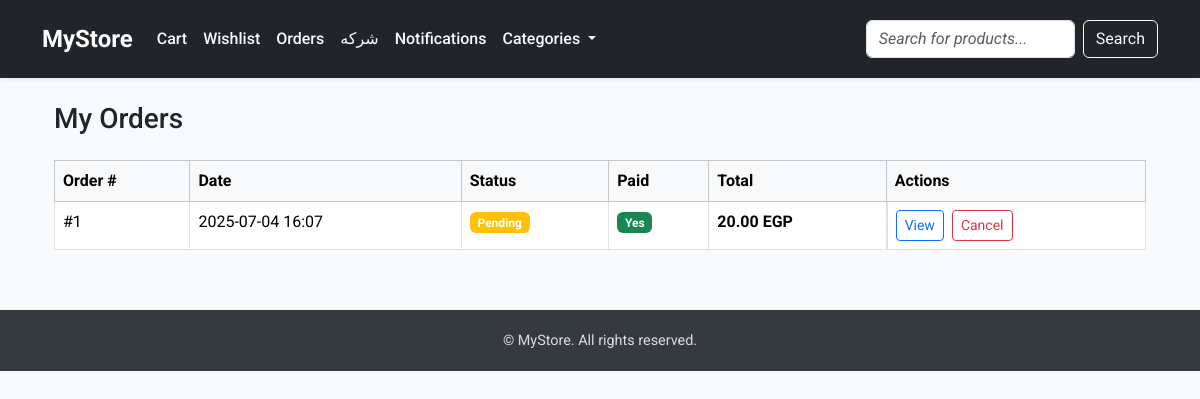
Page /orders/ (signed in) on the committed database.
### store/models.py (models this page shows, shortened)
class Order(models.Model):
    STATUS_CHOICES = [
        ('pending', 'Pending'),
        ('processing', 'Processing'),
        ('shipped', 'Shipped'),
        ('delivered', 'Delivered'),
        ('cancelled', 'Cancelled'),
    ]
    user = models.ForeignKey(User, on_delete=models.CASCADE, related_name='orders')
    seller = models.ForeignKey(User, on_delete=models.CASCADE, related_name='received_orders', null=True, blank=True)  # ✅
    created_at = models.DateTimeField(auto_now_add=True)
    is_paid = models.BooleanField(default=False)
    status = models.CharField(max_length=20, choices=STATUS_CHOICES, default='pending')
    def total_price(self):
        return sum(item.subtotal() for item in self.items.all())

class OrderItem(models.Model):
    order = models.ForeignKey(Order, on_delete=models.CASCADE, related_name='items')
    product = models.ForeignKey(Product, on_delete=models.CASCADE)
    quantity = models.PositiveIntegerField(default=1)
    def subtotal(self):
        return self.product.price * self.quantity

class Product(models.Model):
    category = models.ForeignKey(Category, on_delete=models.CASCADE, related_name='products')
    name = models.CharField(max_length=100)
    description = models.TextField(blank=True)
    price = models.DecimalField(max_digits=8, decimal_places=2)
    available = models.BooleanField(default=True)
    seller = models.ForeignKey(User, on_delete=models.CASCADE, related_name='products')  # ✅

### store/views.py (the view)
# urls.py: path('orders/', views.order_list, name='order_list'),
@login_required
def order_list(request):
    orders = Order.objects.filter(user=request.user).order_by('-created_at')
    return render(request, 'store/order_list.html', {'orders': orders})

### store/context_processors.py (called while the page is built)
def categories_processor(request):
    return {'all_categories': Category.objects.all()}

### store/templates/store/order_list.html (shortened to what this page needs)
{% extends "base.html" %}
{% block content %}
<div class="container mt-4">
  <h3 class="mb-4">My Orders</h3>
  {% if orders %}
  <table class="table table-hover table-bordered">
    <thead class="table-light">
      <tr>
        <th>Order #</th>
        <th>Date</th>
        <th>Status</th>
        <th>Paid</th>
        <th>Total</th>
        <th>Actions</th>
      </tr>
    </thead>
    <tbody>
      {% for order in orders %}
      <tr>
        <td>#{{ order.id }}</td>
        <td>{{ order.created_at|date:"Y-m-d H:i" }}</td>
        <td>
          <span class="badge
            {% if order.status == 'pending' %} bg-warning
            {% elif order.status == 'processing' %} bg-info
            {% elif order.status == 'shipped' %} bg-primary
            {% elif order.status == 'delivered' %} bg-success
            {% elif order.status == 'cancelled' %} bg-danger
            {% endif %}">
            {{ order.get_status_display }}
          </span>
        </td>
        <td>
          {% if order.is_paid %}
            <span class="badge bg-success">Yes</span>
          {% else %}
            <span class="badge bg-danger">No</span>
          {% endif %}
        </td>
        <td><strong>{{ order.total_price }} EGP</strong></td>
        <td class="d-flex gap-2">
          <a href="{% url 'order_detail' order.id %}" class="btn btn-sm btn-outline-primary">View</a>
          {% if order.status == "pending" or order.status == "processing" %}
          <form method="post" action="{% url 'cancel_order' order.id %}">
            <button type="submit" class="btn btn-sm btn-outline-danger" onclick="return confirm('Cancel this order?');">
              Cancel
            </button>
          </form>
          {% endif %}
        </td>
      </tr>
      {% endfor %}
    </tbody>
  </table>
  {% else %}
    <p class="text-muted">You haven't placed any orders yet.</p>
  {% endif %}
</div>
{% endblock %}

### store/templates/base.html (shortened to what this page needs)
{% load static %}
<!DOCTYPE html>
<html lang="en">
<head>
  <link href="https://cdn.jsdelivr.net/npm/bootstrap@5.3.2/dist/css/bootstrap.min.css" rel="stylesheet">
</head>
<body>
<nav class="navbar navbar-expand-lg navbar-dark bg-dark py-3">
  <div class="container">
    <a class="navbar-brand" href="{% url 'product_list' %}">MyStore</a>
    <div class="collapse navbar-collapse" id="navbarContent">
      <ul class="navbar-nav me-auto mb-2 mb-lg-0">
        {% if user.is_authenticated %}
          <li class="nav-item"><a class="nav-link" href="{% url 'view_cart' %}">Cart</a></li>
          <li class="nav-item"><a class="nav-link" href="{% url 'wishlist' %}">Wishlist</a></li>
          <li class="nav-item"><a class="nav-link" href="{% url 'order_list' %}">Orders</a></li>
          <li class="nav-item"><a class="nav-link" href="{% url 'my_account' %}">{{ user.first_name|default:user.username }}</a></li>
        {% else %}
          <li class="nav-item"><a class="nav-link" href="{% url 'login' %}">Login</a></li>
        {% endif %}
        {% if user.is_authenticated %}
          <li class="nav-item">
            <a class="nav-link" href="{% url 'notifications' %}">
              Notifications
            </a>
          </li>
        {% endif %}
        <li class="nav-item dropdown">
          <a class="nav-link dropdown-toggle" href="#" id="categoryDropdown" role="button" data-bs-toggle="dropdown">
            Categories
          </a>
        </li>
      </ul>
      <form method="get" action="{% url 'search_products' %}" class="d-flex">
        <input class="form-control me-2" type="search" name="q" placeholder="Search for products...">
        <button class="btn btn-outline-light" type="submit">Search</button>
      </form>
    </div>
  </div>
</nav>
<div class="container mt-4">
  {% block content %}{% endblock %}
</div>
<footer>
  <div class="container text-center">
    <p>&copy; {{ now.year }} MyStore. All rights reserved.</p>
  </div>
</footer>
</body>
</html>

### store/templates/base.html (style rules this page uses)
body { font-family: 'Roboto', sans-serif; background-color: #f9fafb; }
.navbar { box-shadow: 0 2px 4px rgba(0,0,0,0.05); }
.navbar-brand { font-weight: 700; font-size: 1.5rem; }
.nav-link { font-weight: 500; color: #f8f9fa !important; }
footer { background-color: #343a40; color: #ddd; padding: 20px 0; margin-top: 60px; }
footer p { margin: 0; font-size: 0.9rem; }
.form-control::placeholder { font-style: italic; }
.badge { font-size: 0.75rem; }

### rows in the picture
Order: id "1", created_at "2025-07-04 16:07", status "Pending", is_paid "Yes", total_price "20.00", shows "Cancel"

### other values in the picture
{{ user.first_name|default:user.username }} "شركه"
